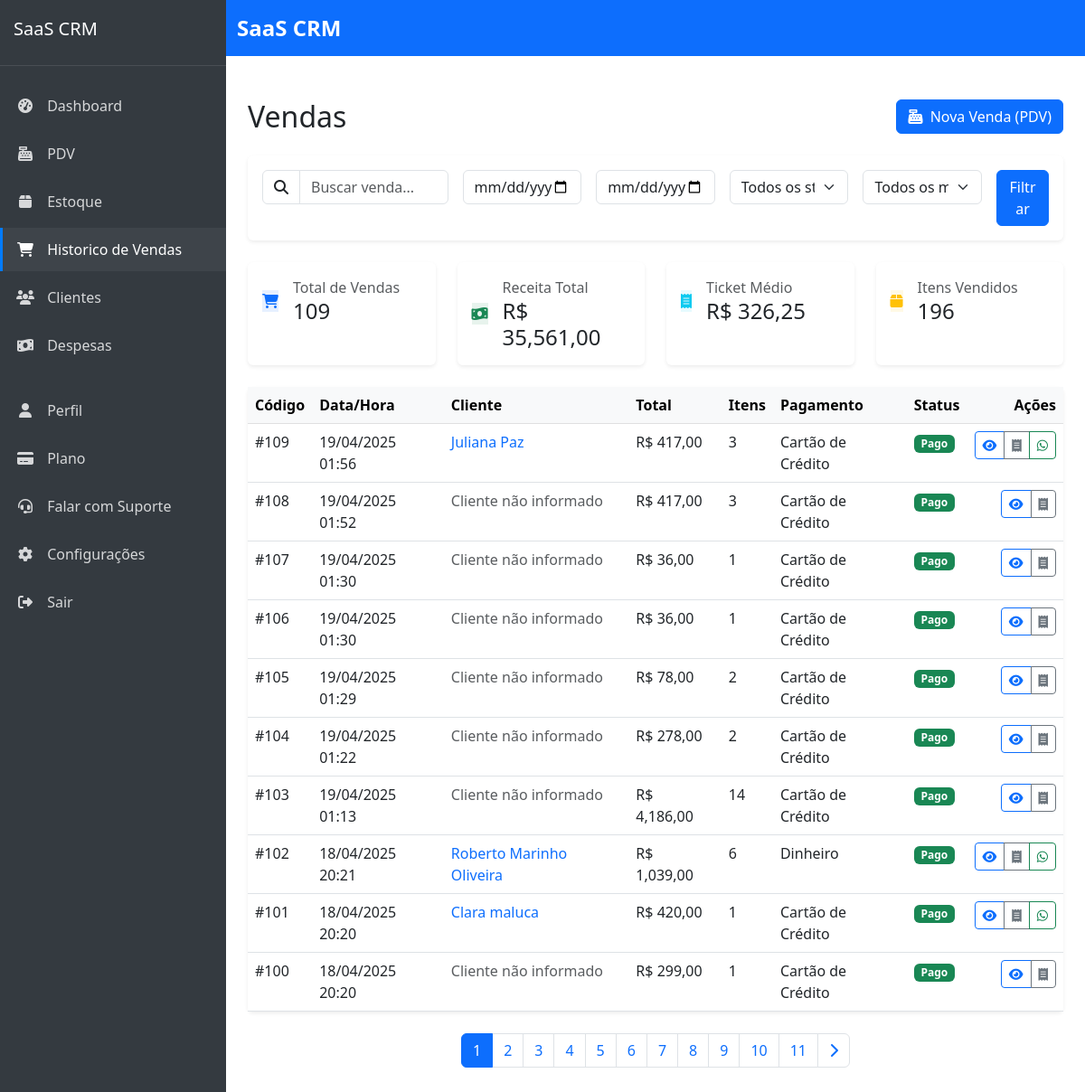
The app's page /sistema/vendas/ (signed in), older data.
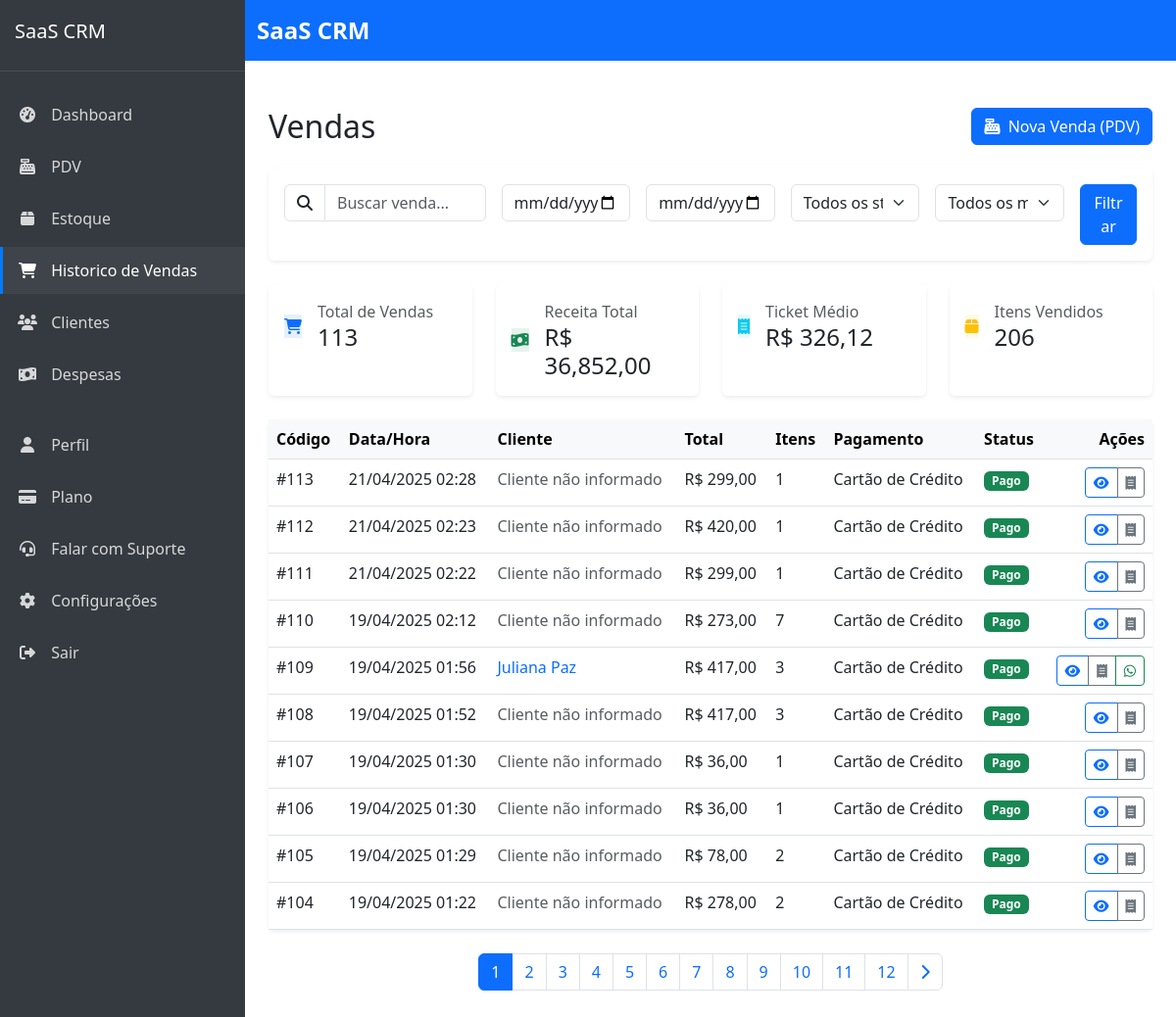
The same page, newer data.
### sales/models.py (models this page shows, shortened)
class Sale(models.Model):
    STATUS_CHOICES = (
        ('pending', 'Pendente'),
        ('paid', 'Pago'),
        ('cancelled', 'Cancelado'),
    )
    company = models.ForeignKey(Company, on_delete=models.CASCADE, verbose_name='Empresa', related_name='sales')
    customer = models.ForeignKey(
        'customers.Customer',
        on_delete=models.SET_NULL,
        null=True,
        blank=True,
        related_name='sales'
    )
    payment_method = models.ForeignKey(PaymentMethod, on_delete=models.PROTECT, verbose_name='Método de Pagamento', related_name='sales')
    created_by = models.ForeignKey(settings.AUTH_USER_MODEL, on_delete=models.PROTECT, null=True, blank=True, verbose_name='Criado por', related_name='sales_created')
    status = models.CharField('Status', max_length=20, choices=STATUS_CHOICES, default='pending')
    total = models.DecimalField('Total', max_digits=10, decimal_places=2, default=0)
    discount = models.DecimalField('Desconto', max_digits=10, decimal_places=2, default=0)
    cost_total = models.DecimalField('Custo Total', max_digits=10, decimal_places=2, default=0)
    profit = models.DecimalField('Lucro', max_digits=10, decimal_places=2, default=0)
    profit_margin = models.DecimalField('Margem de Lucro', max_digits=5, decimal_places=2, default=0)
    notes = models.TextField('Observações', blank=True, null=True)
    created_at = models.DateTimeField('Criado em', auto_now_add=True)
    updated_at = models.DateTimeField('Atualizado em', auto_now=True)
    is_canceled = models.BooleanField(default=False)
    canceled_at = models.DateTimeField(null=True, blank=True)
    canceled_by = models.ForeignKey(
        settings.AUTH_USER_MODEL, on_delete=models.SET_NULL,
        null=True, blank=True, related_name='canceled_sales'
    )
    access_token = models.UUIDField(default=uuid.uuid4, editable=False)
    class Meta:
        verbose_name = 'Venda'
        verbose_name_plural = 'Vendas'
        ordering = ['-created_at']

class PaymentMethod(models.Model):
    company = models.ForeignKey(Company, on_delete=models.CASCADE, verbose_name='Empresa', related_name='payment_methods')
    name = models.CharField('Nome', max_length=100)
    description = models.TextField('Descrição', blank=True, null=True)
    is_active = models.BooleanField('Ativo', default=True)
    created_at = models.DateTimeField('Criado em', default=timezone.now)
    updated_at = models.DateTimeField('Atualizado em', default=timezone.now)
    class Meta:
        verbose_name = 'Método de Pagamento'
        verbose_name_plural = 'Métodos de Pagamento'
        ordering = ['name']
        unique_together = ['company', 'name']  # Prevent duplicate payment methods within same company

### customers/models.py (models this page shows, shortened)
class Customer(models.Model):
    company = models.ForeignKey(Company, on_delete=models.CASCADE, verbose_name='Empresa', related_name='customers')
    name = models.CharField('Nome', max_length=100)
    email = models.EmailField('E-mail', max_length=100, blank=True, null=True)
    phone = models.CharField('Telefone', max_length=20, blank=True, null=True)
    address = models.CharField('Endereço', max_length=200, blank=True, null=True)
    city = models.CharField('Cidade', max_length=100, blank=True, null=True)
    state = models.CharField('Estado', max_length=2, blank=True, null=True)
    zipcode = models.CharField('CEP', max_length=9, blank=True, null=True)
    notes = models.TextField('Observações', blank=True, null=True)
    is_active = models.BooleanField('Ativo', default=True)
    loyalty_points = models.IntegerField('Pontos de Fidelidade', default=0)
    loyalty_tier = models.ForeignKey(LoyaltyTier, on_delete=models.SET_NULL, null=True, blank=True, verbose_name='Nível de Fidelidade')
    birthday = models.DateField('Data de Nascimento', null=True, blank=True)
    created_at = models.DateTimeField('Criado em', auto_now_add=True)
    updated_at = models.DateTimeField('Atualizado em', auto_now=True)
    class Meta:
        verbose_name = 'Cliente'
        verbose_name_plural = 'Clientes'
        ordering = ['name']
        unique_together = [['company', 'email'], ['company', 'phone']]  # Prevent duplicate contacts within same company

### sales/views.py (the view)
# urls.py: path('', views.sale_list, name='sale_list'),
@login_required
def sale_list(request):
    query = request.GET.get('q', '')
    status = request.GET.get('status', '')
    payment_method = request.GET.get('payment_method', '')
    date_from = request.GET.get('date_from', '')
    date_to = request.GET.get('date_to', '')
    sales = Sale.objects.filter(company=request.user.company).select_related('customer', 'payment_method')
    if query:
        sales = sales.filter(
            Q(customer__name__icontains=query) |
            Q(notes__icontains=query)
        )
    if status:
        sales = sales.filter(status=status)
    if payment_method:
        sales = sales.filter(payment_method_id=payment_method)
    if date_from:
        sales = sales.filter(created_at__date__gte=date_from)
    if date_to:
        sales = sales.filter(created_at__date__lte=date_to)
    total_sales = sales.count()
    total_revenue = float(sales.aggregate(total=Sum('total'))['total'] or 0)
    avg_ticket = total_revenue / total_sales if total_sales > 0 else 0
    total_items = (
        SaleItem.objects
        .filter(sale__in=sales)
        .aggregate(total=Sum('quantity'))['total'] or 0
    )
    sales = sales.annotate(items_count=Sum('items__quantity'))
    sales = sales.order_by('-created_at')
    paginator = Paginator(sales, 10)
    page_number = request.GET.get('page', 1)
    sales_page = paginator.get_page(page_number)
    payment_methods = PaymentMethod.objects.filter(company=request.user.company)
    context = {
        'sales': sales_page,
        'payment_methods': payment_methods,
        'query': query,
        'status': status,
        'payment_method': payment_method,
        'date_from': date_from,
        'date_to': date_to,
        'total_sales': total_sales,
        'total_revenue': total_revenue,
        'avg_ticket': avg_ticket,
        'total_items': total_items,
    }
    return render(request, 'sales/sale_list.html', context)

### saas_crm/urls.py (called while the page is built)
    def __call__(self, request):
        if request.user.is_authenticated and request.user.is_superuser and 'impersonate_user_id' in request.session:
            user_id = request.session['impersonate_user_id']
            try:
                request.real_user = request.user
                request.user = User.objects.get(pk=user_id)
                request.is_impersonating = True
            except User.DoesNotExist:
                del request.session['impersonate_user_id']
        response = self.get_response(request)
        return response

### templates/sales/sale_list.html (shortened to what the changed rows need)
{% extends 'core/base.html' %}
{% load humanize %}
{% block content %}
<div class="container-fluid py-4">
    <div class="d-flex justify-content-between align-items-center mb-4">
        <h1 class="h2 mb-0">Vendas</h1>
    </div>
    <div class="row g-4 mb-4">
        <div class="col-md-3">
            <div class="card border-0 shadow-sm h-100">
                <div class="card-body p-3">
                    <div class="d-flex align-items-center">
                        <div>
                            <p class="text-muted mb-0">Total de Vendas</p>
                            <h4 class="mb-0">{{ total_sales|default:0 }}</h4>
                        </div>
                    </div>
                </div>
            </div>
        </div>
        <div class="col-md-3">
            <div class="card border-0 shadow-sm h-100">
                <div class="card-body p-3">
                    <div class="d-flex align-items-center">
                        <div>
                            <p class="text-muted mb-0">Receita Total</p>
                            <h4 class="mb-0">R$ {{ total_revenue|floatformat:2|intcomma }}</h4>
                        </div>
                    </div>
                </div>
            </div>
        </div>
        <div class="col-md-3">
            <div class="card border-0 shadow-sm h-100">
                <div class="card-body p-3">
                    <div class="d-flex align-items-center">
                        <div>
                            <p class="text-muted mb-0">Ticket Médio</p>
                            <h4 class="mb-0">R$ {{ avg_ticket|floatformat:2|intcomma }}</h4>
                        </div>
                    </div>
                </div>
            </div>
        </div>
        <div class="col-md-3">
            <div class="card border-0 shadow-sm h-100">
                <div class="card-body p-3">
                    <div class="d-flex align-items-center">
                        <div>
                            <p class="text-muted mb-0">Itens Vendidos</p>
                            <h4 class="mb-0">{{ total_items|default:0 }}</h4>
                        </div>
                    </div>
                </div>
            </div>
        </div>
    </div>
    <div class="card border-0 shadow-sm">
        <div class="card-body p-0">
            <div class="table-responsive">
                <table class="table table-hover mb-0">
                    <thead class="table-light">
                        <tr>
                            <th scope="col">Código</th>
                            <th scope="col">Data/Hora</th>
                            <th scope="col">Cliente</th>
                            <th scope="col">Total</th>
                            <th scope="col">Itens</th>
                            <th scope="col">Pagamento</th>
                            <th scope="col">Status</th>
                            <th scope="col" class="text-end">Ações</th>
                        </tr>
                    </thead>
                    <tbody>
                        {% for sale in sales %}
                        <tr>
                            <td>#{{ sale.id }}</td>
                            <td>{{ sale.created_at|date:"d/m/Y H:i" }}</td>
                            <td>
                                {% if sale.customer %}
                                <a href="{% url 'customers:customer_detail' sale.customer.id %}" class="text-decoration-none">
                                    {{ sale.customer.name }}
                                </a>
                                {% else %}
                                <span class="text-muted">Cliente não informado</span>
                                {% endif %}
                            </td>
                            <td>R$ {{ sale.total|floatformat:2|intcomma }}</td>
                            <td>{{ sale.items_count|default:0 }}</td>
                            <td>{{ sale.payment_method.name }}</td>
                            <td>
                                {% if sale.status == 'paid' %}
                                <span class="badge bg-success">Pago</span>
                                {% elif sale.status == 'pending' %}
                                <span class="badge bg-warning">Pendente</span>
                                {% else %}
                                <span class="badge bg-danger">Cancelado</span>
                                {% endif %}
                            </td>
                            <td class="text-end">
                                <div class="btn-group">
                                    <a href="{% url 'sales:sale_detail' sale.id %}" class="btn btn-sm btn-outline-primary" title="Ver detalhes">
                                        <i class="fas fa-eye"></i>
                                    </a>
                                    <a href="{% url 'sales:sale_receipt' sale.id %}" class="btn btn-sm btn-outline-secondary" title="Ver recibo">
                                        <i class="fas fa-receipt"></i>
                                    </a>
                                    {% if sale.customer and sale.customer.phone %}
                                    <a href="{% url 'sales:send_whatsapp' sale.id %}" class="btn btn-sm btn-outline-success" title="Enviar agradecimento por WhatsApp">
                                        <i class="fab fa-whatsapp"></i>
                                    </a>
                                    {% endif %}
                                </div>
                            </td>
                        </tr>
                        {% endfor %}
                    </tbody>
                </table>
            </div>
        </div>
    </div>
    {% if sales.has_other_pages %}
    <nav aria-label="Paginação" class="mt-4">
        <ul class="pagination justify-content-center">
            {% for num in sales.paginator.page_range %}
            <li class="page-item {% if sales.number == num %}active{% endif %}">
                <a class="page-link" href="?page={{ num }}&q={{ query }}&status={{ status }}&payment_method={{ payment_method }}&date_from={{ date_from }}&date_to={{ date_to }}">
                    {{ num }}
                </a>
            </li>
            {% endfor %}
        </ul>
    </nav>
    {% endif %}
</div>
{% endblock %}

Row changes from the older to the newer data that the page shows:
no longer on this page (row unchanged): Sale: id "103", created_at "19/04/2025 01:13", shows "Cliente não informado", total "4,186,00", items_count "14", payment_method.name "Cartão de Crédito", status "Pago"
no longer on this page (row unchanged): Sale: id "102", created_at "18/04/2025 20:21", customer.name "Roberto Marinho Oliveira", total "1,039,00", items_count "6", payment_method.name "Dinheiro", status "Pago"
no longer on this page (row unchanged): Sale: id "101", created_at "18/04/2025 20:20", customer.name "Clara maluca", total "420,00", items_count "1", payment_method.name "Cartão de Crédito", status "Pago"
no longer on this page (row unchanged): Sale: id "100", created_at "18/04/2025 20:20", shows "Cliente não informado", total "299,00", items_count "1", payment_method.name "Cartão de Crédito", status "Pago"
added Sale: id "113", created_at "21/04/2025 02:28", shows "Cliente não informado", total "299,00", items_count "1", payment_method.name "Cartão de Crédito", status "Pago"
added Sale: id "112", created_at "21/04/2025 02:23", shows "Cliente não informado", total "420,00", items_count "1", payment_method.name "Cartão de Crédito", status "Pago"
added Sale: id "111", created_at "21/04/2025 02:22", shows "Cliente não informado", total "299,00", items_count "1", payment_method.name "Cartão de Crédito", status "Pago"
added Sale: id "110", created_at "19/04/2025 02:12", shows "Cliente não informado", total "273,00", items_count "7", payment_method.name "Cartão de Crédito", status "Pago"
Text that changed along with them:
{{ total_sales|default:0 }}: "109" → "113"
{{ total_revenue|floatformat:2|intcomma }}: "35,561,00" → "36,852,00"
{{ avg_ticket|floatformat:2|intcomma }}: "326,25" → "326,12"
{{ total_items|default:0 }}: "196" → "206"
new list line: "12"
